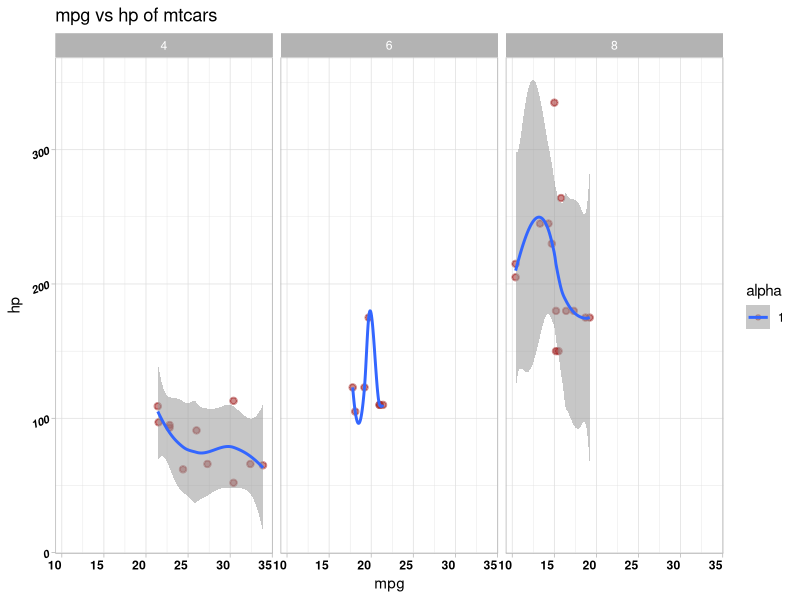

Write the R code that produced this figure.
library(datasets)
mtcars
library(ggplot2)
library(ggthemes)
ggplot(mtcars,aes(x=mpg,y=hp,alpha = 1,stroke=1))+geom_point(color="brown")+labs(title ="mpg vs hp of mtcars")+theme_light()+facet_wrap(~cyl)+geom_smooth()+theme(axis.text.x = 
                                                                                                                                     element_text(face="bold", angle = 0, color= 
                                                                                                                                                    "black", hjust = 1))+theme(axis.text.y = 
                                                                                                                                                                                 element_text(face="bold.italic", angle = 20, 
                                                                                                                                                                                              size= 8, color= "black", hjust = 1))
